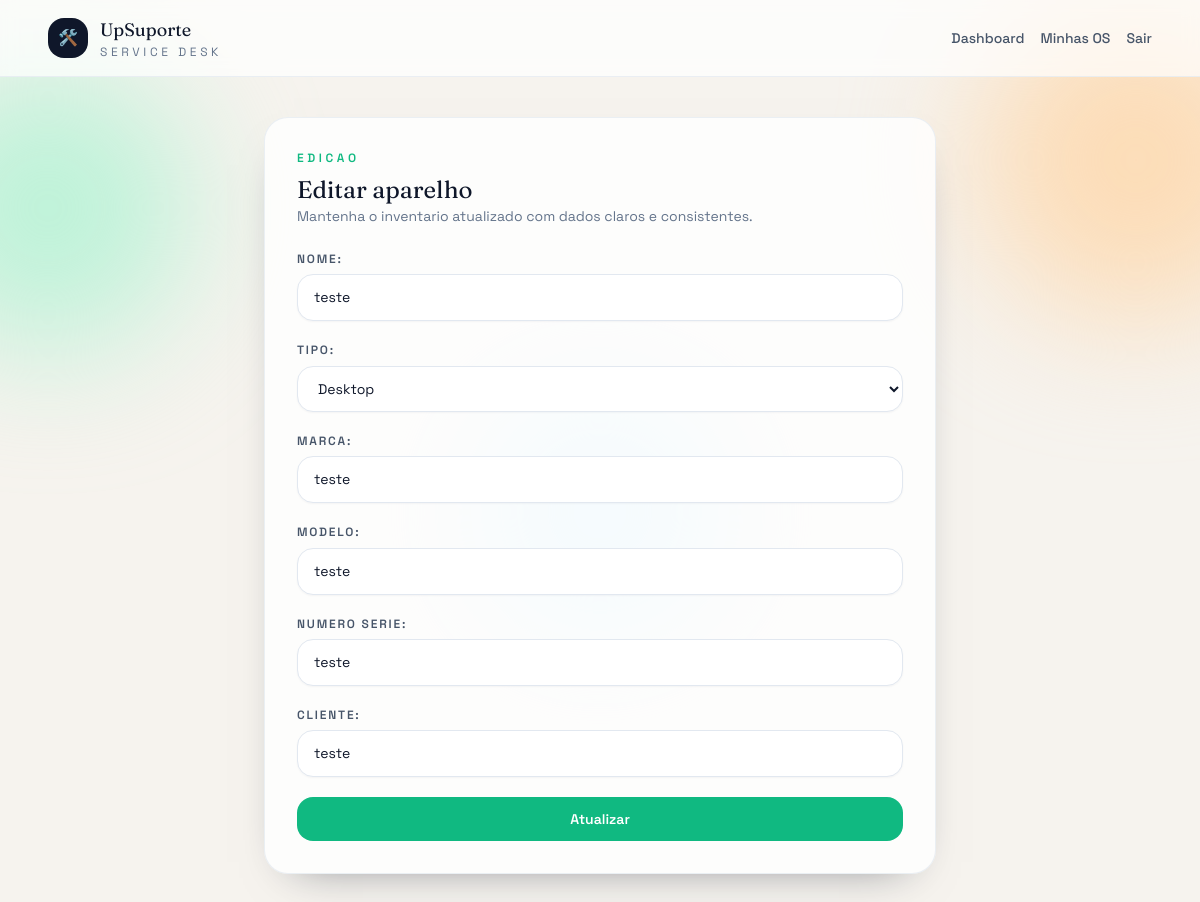
/aparelho/editar/1/ (signed in), run on the app's committed database.
### core/models.py (models this page shows, shortened)
class Aparelho(models.Model):
    TIPO_CHOICES = [
        ("NOTEBOOK", "Notebook"),
        ("DESKTOP", "Desktop"),
        ("IMPRESSORA", "Impressora"),
        ("MONITOR", "Monitor"),
        ("OUTRO", "Outro"),
    ]
    nome = models.CharField(max_length=150)
    tipo = models.CharField(max_length=50, choices=TIPO_CHOICES)
    marca = models.CharField(max_length=100)
    modelo = models.CharField(max_length=100)
    numero_serie = models.CharField(max_length=100, unique=True)
    cliente = models.CharField(max_length=150)
    data_cadastro = models.DateTimeField(auto_now_add=True)

### core/decorators.py (the view)
    @login_required
    def _wrapped(request, *args, **kwargs):
        if not request.user.groups.filter(name="Gestor").exists():
            return redirect("home")
        return view_func(request, *args, **kwargs)

### core/forms.py
class AparelhoForm(forms.ModelForm):
    class Meta:
        model = Aparelho
        fields = "__all__"
        widgets = {
            "nome": forms.TextInput(attrs={"class": "form-control"}),
            "marca": forms.TextInput(attrs={"class": "form-control"}),
            "modelo": forms.TextInput(attrs={"class": "form-control"}),
            "numero_serie": forms.TextInput(attrs={"class": "form-control"}),
            "cliente": forms.TextInput(attrs={"class": "form-control"}),
            "tipo": forms.Select(attrs={"class": "form-select"}),
        }

### core/views.py (called while the page is built)
@gestor_required
def editar_aparelho(request, id):
    aparelho = get_object_or_404(Aparelho, id=id)
    if request.method == "POST":
        form = AparelhoForm(request.POST, instance=aparelho)
        if form.is_valid():
            form.save()
            return redirect("home")
    else:
        form = AparelhoForm(instance=aparelho)
    return render(
        request,
        "cadastrar_aparelho.html",
        {"form": form, "editando": True},
    )

### templates/cadastrar_aparelho.html (shortened to what this page needs)
{% extends "base.html" %}
{% block content %}
<div class="mx-auto max-w-2xl rounded-3xl border border-slate-200/70 bg-white/80 p-8 shadow-soft">
  <div class="mb-6">
    <p class="text-xs font-semibold uppercase tracking-[0.3em] text-emerald-500">
      {% if editando %}Edicao{% else %}Cadastro{% endif %}
    </p>
    <h2 class="mt-2 font-display text-2xl">
      {% if editando %}Editar aparelho{% else %}Novo aparelho{% endif %}
    </h2>
    <p class="text-sm text-slate-500">Mantenha o inventario atualizado com dados claros e consistentes.</p>
  </div>
  <form method="post" class="space-y-5">
    {{ form.as_p }}
    <button class="w-full rounded-2xl bg-emerald-500 px-4 py-3 text-sm font-semibold text-white transition hover:-translate-y-0.5">
      {% if editando %}Atualizar{% else %}Salvar{% endif %}
    </button>
  </form>
</div>
{% endblock %}

### templates/base.html (style rules this page uses)
.form-control, .form-select { border-radius: 1rem; border: 1px solid rgba(226, 232, 240, 1); padding: 0.75rem 1rem; width: 100%; font-size: 0.875rem; box-shadow: 0 1px 2px rgba(15, 23, 42, 0.04); background-color: white; }
form label { font-size: 0.75rem; font-weight: 600; color: rgba(71, 85, 105, 1); text-transform: uppercase; letter-spacing: 0.15em; display: block; margin-bottom: 0.4rem; }
form p { margin-bottom: 1.25rem; }

### data on the page
Aparelho: nome "teste", tipo "Desktop", marca "teste", modelo "teste", numero_serie "teste", cliente "teste"
